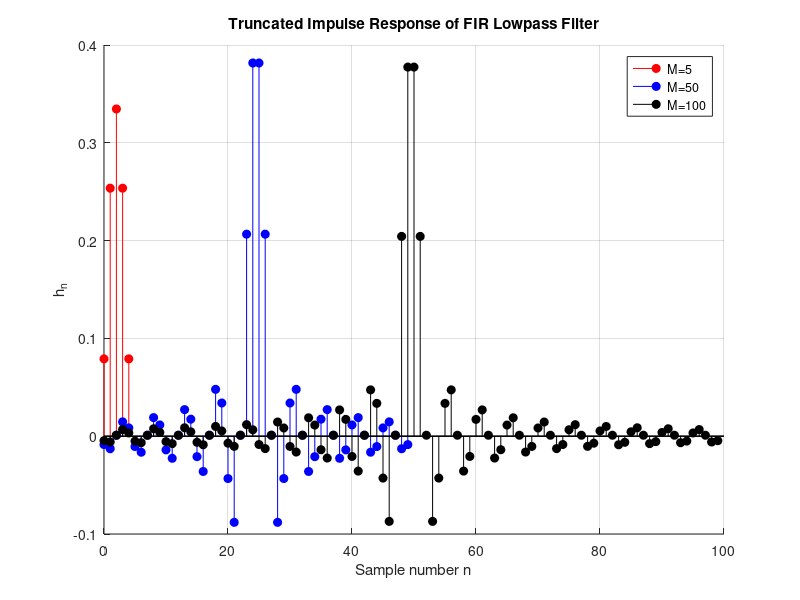
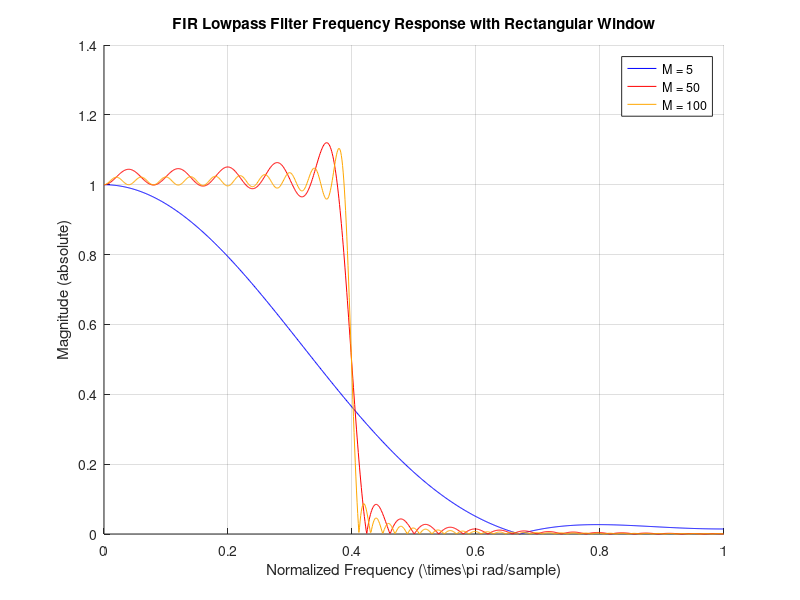

Write the MATLAB code that produced these figures, in order. (Note: this script raises an error after producing the figures.)
%% Overlay Impulse Responses of FIR Filters for different M
wc = 0.4*pi;    % Cutoff frequency in radians
fc = wc/pi;     % Normalized cutoff

M_values = [5, 50, 100];   % Different filter lengths
colors = {'r','b','k'};    % Plot colors

figure('Position',[100 100 1200 600]); hold on;
for i = 1:length(M_values)
    M = M_values(i);
    b = fir1(M-1, fc, rectwin(M));   % FIR filter coefficients (impulse response)

    stem(0:length(b)-1, b, colors{i}, 'filled'); 
end

xlabel('Sample number n');
ylabel('h_n');
title('Truncated Impulse Response of FIR Lowpass Filter');
legend('M=5','M=50','M=100');
grid on;




%% (i) Effect of Rectangular Window Length M
%% FIR Lowpass filter design with Rectangular Window

wc = 0.4*pi;        % Cutoff frequency in radians
fc = wc/pi;         % Normalized cutoff (0 to 1)

M_values = [5, 50, 100];   % Different window lengths
colors = {'b','r',[1, 0.65, 0]};     % Colors for plotting, black 'k' changed to orange RGB

figure;
hold on;
grid on;
title('FIR Lowpass Filter Frequency Response with Rectangular Window');
xlabel('Normalized Frequency (\\times\\pi rad/sample)');
ylabel('Magnitude (absolute)');
legend_labels = {};

for i = 1:length(M_values)
    M = M_values(i);
    b = fir1(M-1, fc, rectwin(M));  % FIR filter design
    [H, w] = freqz(b, 1, 1024);     % Frequency response
    
    plot(w/pi, abs(H), 'Color', colors{i}); % Magnitude response
    legend_labels{i} = ['M = ', num2str(M)];
end

legend(legend_labels);

%% FIR Lowpass filter with Rectangular Window - Phase response only
wc = 0.4*pi;        % Cutoff frequency
fc = wc/pi;         % Normalized cutoff (0–1)

M_values = [5, 50, 100];   % Filter lengths
Hd = cell(length(M_values),1);

for i = 1:length(M_values)
    M = M_values(i);
    b = fir1(M-1, fc, rectwin(M));   % FIR filter coefficients
    Hd{i} = dfilt.dffir(b);          % Convert to filter object
end

% Plot only the phase response
fvtool(Hd{:}, 'Analysis', 'phase');
legend('M=5','M=50','M=100');

%% (iii) Window comparison: Rectangular, Hann, Hamming, Blackman (M=50)
% Length of the window
M = 50;

% Create windows
rect_win = rectwin(M);
hann_win = hann(M);
hamming_win = hamming(M);
blackman_win = blackman(M);

% Time-domain plot
figure;
plot(rect_win); hold on;
plot(hann_win);
plot(hamming_win);
plot(blackman_win);
title('Time domain');
xlabel('Samples');
ylabel('Amplitude');
legend('Rectangular', 'Hanning', 'Hamming', 'Blackman');
grid on;



wc = 0.4*pi;

h_rect  = fir1(M-1, wc/pi, rectwin(M));
h_hann  = fir1(M-1, wc/pi, hann(M));
h_hamm  = fir1(M-1, wc/pi, hamming(M));
h_black = fir1(M-1, wc/pi, blackman(M));

Hd_rect  = dfilt.dffir(h_rect);
Hd_hann  = dfilt.dffir(h_hann);
Hd_hamm  = dfilt.dffir(h_hamm);
Hd_black = dfilt.dffir(h_black);

% Linear magnitude
fvtool(Hd_rect,Hd_hann,Hd_hamm,Hd_black, ...
       'Analysis','magnitude', 'MagnitudeDisplay','Magnitude');
legend('Rectangular','Hann','Hamming','Blackman');
set(gcf,'Name','Linear Magnitude, M=50');
% Logarithmic magnitude (in dB)
fvtool(Hd_rect,Hd_hann,Hd_hamm,Hd_black, ...
       'Analysis','magnitude', 'MagnitudeDisplay','Magnitude (dB)');
legend('Rectangular','Hann','Hamming','Blackman');
set(gcf,'Name','Log Magnitude (dB), M=50');

% Impulse response (window morphology)
fvtool(Hd_rect,Hd_hann,Hd_hamm,Hd_black, 'Analysis','impulse');
legend('Rectangular','Hann','Hamming','Blackman');
set(gcf,'Name','Impulse Response (Morphology), M=50');

% Impulse response (window morphology)
fvtool(Hd_rect,Hd_hann,Hd_hamm,Hd_black, 'Analysis','phase');
legend('Rectangular','Hann','Hamming','Blackman');
set(gcf,'Name','Impulse Response (Morphology), M=50');


data = load('ECG_with_noise.mat');

N = length(nECG);   % Number of samples in the file
fs = 500;
t = (0 : N-1) / fs; % Calculating time points

% Plotting the loaded ECG signal
figure();
plot(t, nECG)
title('nECG Signal')
xlabel('Time (s)')
ylabel('Amplitude (mV)')
grid on

% Plot time-domain signal
figure;
plot(t, nECG);
xlabel('Time (s)'); ylabel('Amplitude');
title('Noisy ECG Signal');
xlim([0 2])

window = rectwin(N);    % Using Rectangular window

% Plotting the power spectral density (PSD) estimate of the nECG
figure();
periodogram(nECG, window, N, fs)

% (iii) Calculate the relevant β and M

[M_HPF, Wn_HPF, beta_HPF, ftype_HPF] = kaiserord([0.2 0.7], [0 1], [0.001 0.001], fs);
[M_LPF, Wn_LPF, beta_LPF, ftype_LPF] = kaiserord([60 100], [1 0], [0.001 0.001], fs);

fprintf('The optimum filter parameters for HPF are M = %d and β = %f', M_HPF, beta_HPF);
fprintf('The optimum filter parameters for LPF are M = %d and β = %f', M_LPF, beta_LPF);

% (iv) Visualise the windows (highpass and lowpass)

% Implement the filters with Kaiser window
a = 1;  % Denominator coefficient
% Numerator coefficients
b_HPF = fir1(M_HPF, Wn_HPF, ftype_HPF, kaiser(M_HPF+1, beta_HPF));
b_LPF = fir1(M_LPF, Wn_LPF, ftype_LPF, kaiser(M_LPF+1, beta_LPF));

% High Pass Filter Response
figure();
freqz(b_HPF, a);
title('High Pass Filter Magnitude Response');
% Low Pass Filter Response
figure();
freqz(b_LPF, a);
title('Low Pass Filter Magnitude Response');

% Apply HPF
ECG_HPF = filter(b_HPF, a, nECG);

groupDelay_H = ceil(M_HPF/2); % Grp delay = order / 2
% Compensating for group delay
ECG_HPF_dComp = [ECG_HPF((groupDelay_H+1) : length(ECG_HPF)), ECG_HPF(1: groupDelay_H)];

% Effect of HPF in time domain
figure();
plot(t, nECG, t, ECG_HPF_dComp);
title('High pass filtered nECG signal with delay compensation');
xlabel('Time (s)');
ylabel('Amplitude (mV)');
legend('Noisy ECG', 'Delay Compensated ECG');
grid on;

% Define duration for plotting (0 to 2 seconds)
t_end = 2;                          % seconds
idx = t <= t_end;               

% Effect of HPF in time domain 
figure('Position',[100 100 1200 600]);
plot(t(idx), nECG(idx)); hold on;
plot(t(idx), ECG_HPF_dComp(idx));
title('High pass filtered nECG signal with delay compensation (0–3 s)');
xlabel('Time (s)');
ylabel('Amplitude (mV)');
legend('Noisy ECG', 'Delay Compensated ECG');
grid on;

% Apply LPF
ECG_LPF = filter(b_LPF, a, ECG_HPF_dComp);

groupDelay_L = ceil(M_LPF/2);
% Compensating for group delay
ECG_LPF_dComp = [ECG_LPF((groupDelay_L+1) : length(ECG_LPF)), ECG_LPF(1: groupDelay_L)];
% Effect of LPF in time domain
figure;
plot(t, nECG, t, ECG_LPF_dComp);
title('Low pass filtered nECG signal with delay compensation');
xlabel('Time (s)');
ylabel('Amplitude (mV)');
legend('Noisy ECG', 'Delay Compensated ECG');
grid on;


% Effect of LPF in time domain
figure('Position',[100 100 1200 600]);
plot(t, nECG, t, ECG_LPF_dComp);
title('Low pass filtered nECG signal with delay compensation');
xlim([0 2])
xlabel('Time (s)');
ylabel('Amplitude (mV)');
legend('Noisy ECG', 'Delay Compensated ECG');
grid on;

% FIR comb filter design with 3 cut off frequencies
f_stop = [50, 100, 150];

% Calculate zeros on the unit circle for each frequency and their conjugates
zeros = [];
for f = f_stop
    zero = exp(-1i * 2 * pi * f / fs);
    zeros = [zeros, zero, conj(zero)];
end

% Calculate the polynomial coefficients from the zeros
coefficients = poly(zeros);
% Normalize the coefficients so that the gain at DC is 1
b_comb = coefficients / sum(coefficients);

% Comb Filter Response
freqz(b_comb, a, 4096, fs);
title('Comb Filter Magnitude Response');
% Apply Comb Filter
ECG_CombF = filter(b_comb, a, ECG_LPF_dComp);

groupDelay_C = ceil((length(b_comb)-1)/2);  % Grp delay = order / 2
% Compensating for group delay
ECG_CombF_dComp = [ECG_CombF((groupDelay_C+1) : length(ECG_CombF)), ECG_CombF(1: groupDelay_C)];

% Effect of Comb filtering in time domain
figure();
plot(t, nECG, t, ECG_CombF_dComp);
title('Comb filtered nECG signal with delay compensation');
xlabel('Time (s)');
ylabel('Amplitude (mV)');
legend('Noisy ECG', 'Delay Compensated ECG');
grid on;


figure('Position',[100 100 1200 600]);
plot(t, nECG, t, ECG_CombF_dComp);
title('Comb filtered nECG signal with delay compensation');
xlabel('Time (s)');
xlim([0 2])
ylabel('Amplitude (mV)');
legend('Noisy ECG', 'Delay Compensated ECG');
grid on;
% (vi) Plot the magnitude response of the combined three filters and the PSD of the final filtered ECG

% Assuming b_HPF, b_LPF, and b_comb are already defined
% Assuming the 'a' parameter for FIR filters is 1.

% Frequency response of the filters using fvtool
fvtool(b_HPF, 1, b_LPF, 1, b_comb, 1);
title('Magnitude Response of Cascaded Highpass, Lowpass, and Comb Filters');
legend('Highpass Filter', 'Lowpass Filter', 'Comb Filter');

% To plot the combined response of the cascaded filter:
H_cascaded = conv(b_HPF, conv(b_LPF, b_comb));
figure;
fvtool(H_cascaded, 1);
title('Magnitude Response of the Combined Cascaded Filter');
% Effect of cascaded filter in time domain
figure();
plot(t, nECG, t, ECG_CombF_dComp);
title('Filtered nECG signal with delay compensation');
xlim([0 2])
xlabel('Time (s)');
ylabel('Amplitude (mV)');
legend('Noisy ECG', 'Delay Compensated ECG');
grid on;
[P1,f1] = periodogram(nECG, window, N, fs);  % PSD estimate of nECG
[P2,f2] = periodogram(ECG_CombF_dComp, window, N, fs);   % PSD estimate of delay compensated ECG

figure();
plot(f1, 10*log10(P1), f2, 10*log10(P2));   % Plotting the PSD of noisy ECG and delay compensated ECG
title('PSD estimate of nECG vs delay compensated ECG');
xlabel('Frequency (Hz)');
ylabel('Power/frequency (dB/Hz)');
legend('Noisy ECG', 'Filtered Delay Compensated ECG');
grid on;